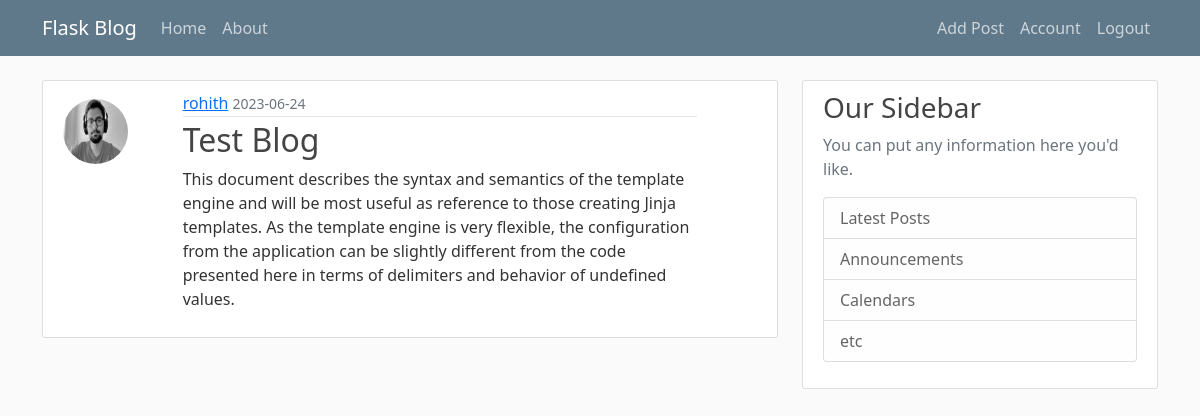
The page /post/1 (signed in) on the database as committed earlier.
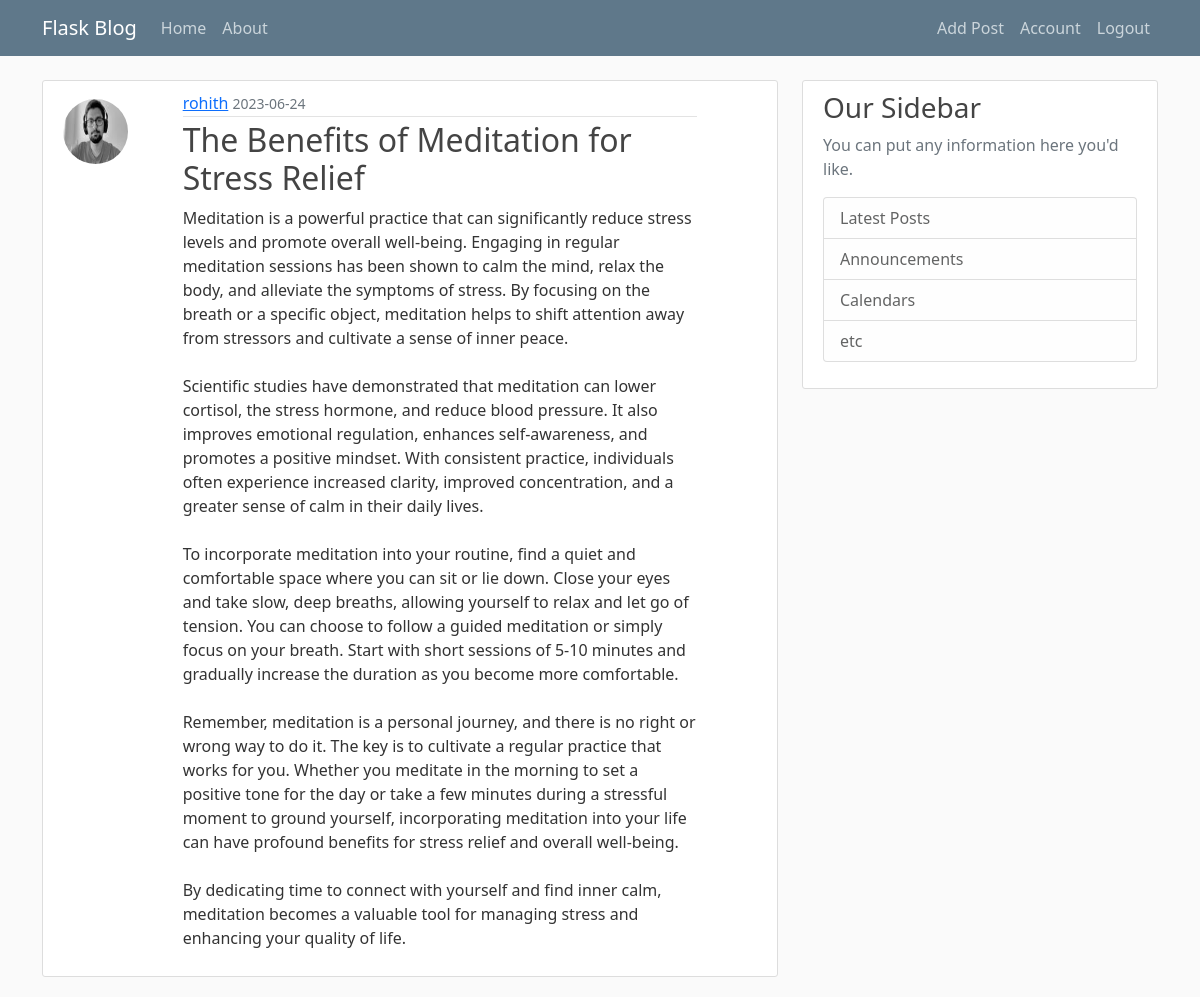
The same page on the database as committed later.
### on_blog/models.py (models this page shows, shortened)
class User(db.Model, UserMixin):
    id = db.Column(db.Integer, primary_key=True)
    username = db.Column(db.String(20), unique=True, nullable=False)
    email = db.Column(db.String(100), unique=True, nullable=False)
    image_file = db.Column(db.String(20), nullable=False, default='default.jpeg')
    password = db.Column(db.String(60), nullable = False)
    posts = db.relationship("Post", backref = "author", lazy = True)

class Post(db.Model):
    id = db.Column(db.Integer, primary_key=True)
    title = db.Column(db.String(100), nullable=False)
    time = db.Column(db.DateTime, nullable = False, default = datetime.utcnow)
    content = db.Column(db.Text, nullable = False)
    user_id = db.Column(db.Integer, db.ForeignKey('user.id'), nullable = False)

### on_blog/routes.py (the view)
@app.route('/post/<int:post_id>')
@login_required
def post(post_id):
    post = Post.query.get_or_404(post_id)
    return render_template('post.html', post=post)

### on_blog/models.py (called while the page is built)
@login_manager.user_loader
def load_user(user_id):
    return User.query.get(int(user_id))

### on_blog/templates/post.html (shortened to what this page needs)
{% extends "layout.html" %}
{% block content %}
<article class="content-section">
    <div class="row">
        <div class='col-sm-4 col-lg-2'>
            <img class="rounded-circle article-img align-items-start mt-2"
                 src="{{ url_for('static', filename='profile_pics/' + post.author.image_file) }}">
        </div>
        <div class='col-sm-8 col-lg-9'>
            <div class="media-body">
                <div class="article-metadata">
                    <a class="mr-2">{{ post.author.username }}</a>
                    <small class="text-muted">{{ post.time.strftime('%Y-%m-%d') }}</small>
                </div>
                <h2 class="article-title">{{ post.title }}</a></h2>
                <p class="article-content">{{ post.content }}</p>
            </div>
        </div>
    </div>
</article>
{% endblock content %}

### on_blog/templates/layout.html (shortened to what this page needs)
<!DOCTYPE html>
<html>
    <head>
        <link href="https://cdn.jsdelivr.net/npm/bootstrap@5.0.2/dist/css/bootstrap.min.css" rel="stylesheet">
        <link rel="stylesheet" href="{{url_for('static', filename='main.css')}}">
    </head>
    <header class="site-header">
        <nav class="navbar navbar-expand-md navbar-dark bg-steel fixed-top">
          <div class="container">
            <a class="navbar-brand mr-4" href="{{ url_for('home')}}">Flask Blog</a>
            <div class="collapse navbar-collapse" id="navbarToggle">
              <div class="navbar-nav me-auto">
                <a class="nav-item nav-link" href="{{ url_for('home')}}">Home</a>
                <a class="nav-item nav-link" href="{{ url_for('about')}}">About</a>
              </div>
              <span class="navbar-nav ms-auto">
                  {% if current_user.is_authenticated %}
                    <a class="nav-item nav-link" href="{{ url_for('new_post')}}"> Add Post </a>
                    <a class="nav-item nav-link" href="{{ url_for('account')}}">Account </a>
                    <a class="nav-item nav-link" href="{{ url_for('logout')}}">Logout </a>
                  {% else %}
                    <a class="nav-item nav-link" href="{{ url_for('login')}}">Login</a>
                    <a class="nav-item nav-link" href="{{ url_for('register')}}">Register</a>
                  {% endif %}
              </span>
            </div>
          </div>
        </nav>
      </header>
      <main role="main" class="container">
        <div class="row">
          <div class="col-md-8">
            {% block content %}{% endblock %}
          </div>
          <div class="col-md-4">
            <div class="content-section">
              <h3>Our Sidebar</h3>
              <p class='text-muted'>You can put any information here you'd like.
                <ul class="list-group">
                  <li class="list-group-item list-group-item-light">Latest Posts</li>
                  <li class="list-group-item list-group-item-light">Announcements</li>
                  <li class="list-group-item list-group-item-light">Calendars</li>
                  <li class="list-group-item list-group-item-light">etc</li>
                </ul>
              </p>
            </div>
          </div>
        </div>
      </main>
    <body>
    </body>
</html>

### on_blog/static/main.css (style rules this page uses)
body { background: #fafafa; color: #333333; margin-top: 5rem; }
h1, h2, h3, h4, h5, h6 { color: #444444; }
.bg-steel { background-color: #5f788a; }
.site-header .navbar-nav .nav-link { color: #cbd5db; }
.content-section { background: #ffffff; padding: 10px 20px; border: 1px solid #dddddd; border-radius: 3px; margin-bottom: 20px; }
.article-title { color: #444444; }
.article-content { white-space: pre-line; }
.article-img { height: 65px; width: 65px; margin-right: 16px; }
.article-metadata { padding-bottom: 1px; margin-bottom: 4px; border-bottom: 1px solid #e3e3e3 }

Rows that differ between the two databases and show on the page:
changed Post: title "Test Blog" → "The Benefits of Meditation for Stress Relief"; content "This document describes the syntax and semantics of the template engine and will be most useful as reference to those creating Jinja templates. As the template engine is very flexible, the configuration from the application can be slightly different from the code presented here in terms of delimiters and behavior of undefined values." → "Meditation is a powerful practice that can significantly reduce stress levels and promote overall well-being. Engaging in regular meditation sessions has been shown to calm the mind, relax the body, and alleviate the symptoms of stress. By focusing on the breath or a specific object, meditation helps to shift attention away from stressors and cultivate a sense of inner peace. Scientific studies have demonstrated that meditation can lower cortisol, the stress hormone, and reduce blood pressure. It also improves emotional regulation, enhances self-awareness, and promotes a positive mindset. With consistent practice, individuals often experience increased clarity, improved concentration, and a…"
